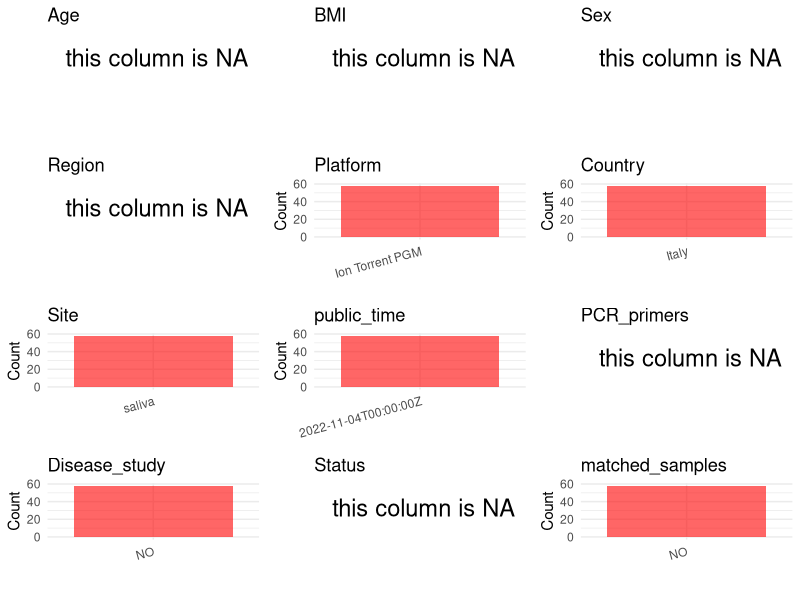

Reproduce this figure in R. (Note: this script raises an error after producing the figure.)
## ---- chunk 1
# Load necessary libraries
library(dplyr)
library(ggplot2)
library(cowplot)

# Set working directory (update this path to your local directory)
setwd("D:/oral_project/PRJNA897843")

# Read the initial metadata files
initial_meta<-read.csv("SraRunTable.csv",header = T)

# Combine the two metadata files
#meta <- rbind(initial_meta, initial_meta1)

#Remove entries where Organism is "gut metagenome" (non-oral samples)
#initial_meta <- subset(initial_meta,isolation_source!= "feces")

# Check the number of samples containing "HT" in Sample.Name (e.g., healthy controls)
#nrow(subset(meta, grepl("HT", Sample.Name)))

# Display the first few rows of the metadata
head(initial_meta)
## ---- chunk 2
# Create a uniform metadata dataframe
metadata <- data.frame(
  BioProject = initial_meta$BioProject,
  Run = initial_meta$Run,
  sample_name = initial_meta$Sample.Name,
  Age = NA,
  BMI = NA,
  Sex=NA,
  Region = NA,
  Platform = initial_meta$Instrument,
  Country = initial_meta$geo_loc_name_country,
  Site = initial_meta$isolation_source,
  public_time = initial_meta$ReleaseDate,
  stringsAsFactors = FALSE
)
#%>%mutate(Site=case_when(Site=="Human stool"~"Feces",Site=="Human swab"~"oral swab"))
## ---- chunk 3
# Add information obtained from the publication
metadata$PCR_primers <- NA
metadata$title <- "Analysis of the oral microbiome during hormonal cycle and its alterations in menopausal women the “AMICA” project"
#metadata<-subset(uniform_meta,Site!="feces")
metadata$Disease_study <- "NO"
# Assign disease status based on sample_name patterns
metadata$Status <-NA
#extract subject id by remove prefix of sample_name
#metadata$sample_name <- gsub("S-Saliva-.*|F", "", metadata$sample_name)
#get subjects id with Saliva available
#keep_subjects<-subset(metadata,Site=="oral swab")
#remove subjects without Saliva samples
#metadata<-subset(metadata,sample_name %in% keep_subjects$sample_name)
#get subjects sampling counts
#sample_counts <- table(metadata$sample_name)
# Create matched_samples column, any subjects have >=2 samples will be label "YES", otherwise "NO"
#metadata$matched_samples <- ifelse(metadata$sample_name %in% names(sample_counts[sample_counts >= 2]), "YES", "NO")
metadata$matched_samples<-"NO"
## ---- chunk 4
# Check the number of unique runs and sample names
print(paste("Number of unique runs:", length(unique(metadata$Run))))
print(paste("Number of unique sample names:", length(unique(metadata$sample_name))))
## ---- chunk 5
# Select columns for visualization
plot_data <- metadata %>%
  select(-BioProject, -Run, -sample_name, -title)

# Function to create simple plots for each column
create_simple_plots <- function(data) {
  plots <- list()
  
  for (col in colnames(data)) {
    # Check if the column is all NA
    if (all(is.na(data[[col]]))) {
      # Create an empty plot with text indicating all NA
      p <- ggplot() +
        annotate("text", x = 0.5, y = 0.5, label = "this column is NA", size = 6) +
        labs(title = col) +
        theme_void()
    } else if (is.numeric(data[[col]])) {
      # Numeric variable: histogram
      p <- ggplot(data, aes(x = .data[[col]])) +
        geom_histogram(fill = "blue", alpha = 0.6, bins = 20, na.rm = TRUE) +
        labs(title = col) +
        theme_minimal()
    } else {
      # Categorical variable: bar plot (remove NA values)
      count_data <- as.data.frame(table(data[[col]], useNA = "ifany"))
      p <- ggplot(count_data, aes(x = reorder(Var1, -Freq), y = Freq)) +
        geom_col(fill = "red", alpha = 0.6) +
        labs(title = col, x = NULL, y = "Count") +
        theme_minimal() +
        theme(axis.text.x = element_text(angle = 15, hjust = 1))
    }
    plots[[col]] <- p
  }
  
  return(plots)
}

# Generate and arrange plots
plots <- create_simple_plots(plot_data)
p<-plot_grid(plots$Age, 
          plots$BMI, 
          plots$Sex, 
          plots$Region, 
          plots$Platform, 
          plots$Country, 
          plots$Site,
          plots$public_time, 
          plots$PCR_primers,
          plots$Disease_study,
          plots$Status,
          plots$matched_samples,# add 
          ncol = 3, align = "hv", axis = "lb")
ggsave("Metadata_Summary.png", plot = p, width = 8, height = 6, dpi = 150)
## ---- chunk 6
knitr::include_graphics("Metadata_Summary.png")
## ---- chunk 7
# Reorder columns to match the desired format
metadata <- metadata[, c(
  "BioProject", "Run", "sample_name", "Age", "BMI", "Sex", 
  "Region", "Platform", "Country", "Site", "public_time", 
  "PCR_primers", "title", "Disease_study", "Status","matched_samples"
)]

# Export the uniform metadata to a CSV file
write.csv(metadata, file = "metadata.csv", quote = FALSE)
head(metadata)
